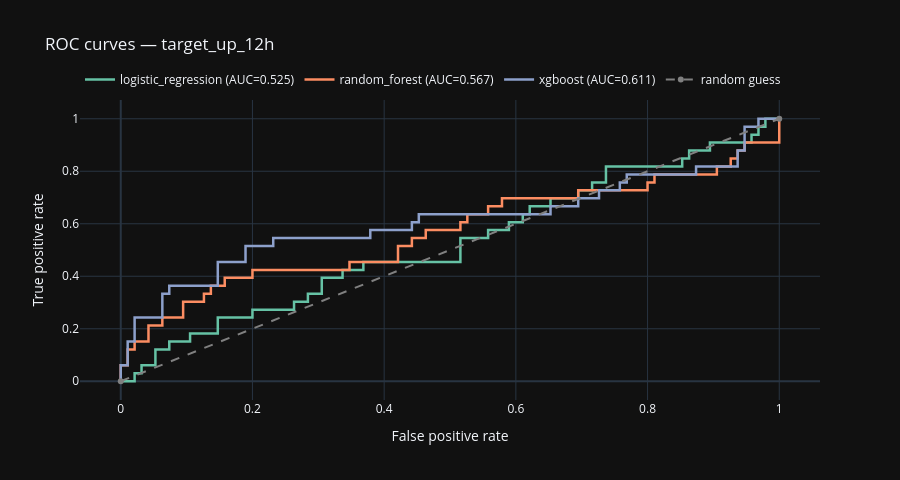

The code cell stored with this chart in its notebook:
### Markdown cell above
### Part 6a: train & compare (12h target)

**What I look for:** which model has the best ROC AUC on the **test** slice, and whether ROC curves hug the diagonal (weak model).

### Code cell
# Define target column and feature set
TARGET = "target_up_12h"
feature_cols = FEATURE_COLUMNS.copy()

# Drop rows with missing target values
tr = train_df.dropna(subset=[TARGET])
te = test_df.dropna(subset=[TARGET])

# Split into features (X) and labels (y)
X_train, y_train = tr[feature_cols], tr[TARGET].astype(int)
X_test, y_test = te[feature_cols], te[TARGET].astype(int)

# Build candidate models to compare
candidates = build_candidate_models()

metrics_rows = []
roc_fig = go.Figure()
colors = px.colors.qualitative.Set2

# Train and evaluate each model
for i, (name, pipe) in enumerate(candidates.items()):
    pipe.fit(X_train, y_train)  # train model
    
    prob = pipe.predict_proba(X_test)[:, 1]  # predicted probability of class 1
    
    m = evaluate_model(pipe, X_test, y_test)  # compute evaluation metrics
    metrics_rows.append({"model": name, **m})
    
    # Compute ROC curve (skip if invalid)
    try:
        fpr, tpr, _ = roc_curve(y_test, prob)
    except ValueError:
        continue
    
    # Add ROC curve for this model
    roc_fig.add_trace(
        go.Scatter(
            x=fpr,
            y=tpr,
            name=f"{name} (AUC={m['roc_auc']:.3f})",
            line=dict(width=2.5, color=colors[i % len(colors)]),
        )
    )

# Rank models by ROC AUC
metrics_df = pd.DataFrame(metrics_rows).sort_values("roc_auc", ascending=False, na_position="last")

# Display evaluation results
display(Markdown("**Test-set metrics (sorted by ROC AUC)**"))
display(metrics_df.round(4))

# Add baseline (random guessing) line to ROC plot
roc_fig.add_trace(go.Scatter(x=[0, 1], y=[0, 1], name="random guess", line=dict(dash="dash", color="gray")))

# Finalize ROC plot layout
roc_fig.update_layout(
    title="ROC curves — " + TARGET,
    template=PLOT_TEMPLATE,
    xaxis_title="False positive rate",
    yaxis_title="True positive rate",
    height=480,
    legend=dict(orientation="h", yanchor="bottom", y=1.02),
)
roc_fig.show()

# Print best performing model on this split
best_name = metrics_df.iloc[0]["model"]
print("Winner on this split (by ROC AUC):", best_name)

### Figure 1 — Plotly figure (JSON) as saved in the notebook; plotly's stock layout.template omitted (floating-point values rounded to 4 significant figures)
{"data": [{"line": {"color": "rgb(102,194,165)", "width": 2.5}, "name": "logistic_regression (AUC=0.525)", "type": "scatter", "x": [0.0, 0.01053, 0.02105, 0.02105, 0.03158, 0.03158, 0.05263, 0.05263, 0.07368, 0.07368, 0.1053, 0.1053, 0.1474, 0.1474, 0.2, 0.2, 0.2632, 0.2632, 0.2842, 0.2842, 0.3053, 0.3053, 0.3368, 0.3368, 0.3684, 0.3684, 0.5158, 0.5158, 0.5579, 0.5579, 0.5895, 0.5895, 0.6105, 0.6105, 0.6211, 0.6211, 0.6526, 0.6526, 0.6947, 0.6947, 0.7158, 0.7158, 0.7368, 0.7368, 0.8526, 0.8526, 0.8632, 0.8632, 0.8947, 0.8947, 0.9579, 0.9579, 0.9684, 0.9684, 0.9789, 0.9789, 1.0], "y": [0.0, 0.0, 0.0, 0.0303, 0.0303, 0.06061, 0.06061, 0.1212, 0.1212, 0.1515, 0.1515, 0.1818, 0.1818, 0.2424, 0.2424, 0.2727, 0.2727, 0.303, 0.303, 0.3333, 0.3333, 0.3939, 0.3939, 0.4242, 0.4242, 0.4545, 0.4545, 0.5455, 0.5455, 0.5758, 0.5758, 0.6061, 0.6061, 0.6364, 0.6364, 0.6667, 0.6667, 0.697, 0.697, 0.7273, 0.7273, 0.7576, 0.7576, 0.8182, 0.8182, 0.8485, 0.8485, 0.8788, 0.8788, 0.9091, 0.9091, 0.9394, 0.9394, 0.9697, 0.9697, 1.0, 1.0]}, {"line": {"color": "rgb(252,141,98)", "width": 2.5}, "name": "random_forest (AUC=0.567)", "type": "scatter", "x": [0.0, 0.0, 0.0, 0.01053, 0.01053, 0.02105, 0.02105, 0.04211, 0.04211, 0.06316, 0.06316, 0.09474, 0.09474, 0.1263, 0.1263, 0.1368, 0.1368, 0.1579, 0.1579, 0.2, 0.2, 0.3474, 0.3474, 0.4211, 0.4211, 0.4421, 0.4421, 0.4632, 0.4632, 0.5158, 0.5158, 0.5263, 0.5263, 0.5579, 0.5579, 0.5789, 0.5789, 0.6947, 0.6947, 0.8, 0.8, 0.8105, 0.8105, 0.9053, 0.9053, 0.9263, 0.9263, 0.9368, 0.9368, 0.9474, 0.9474, 1.0, 1.0], "y": [0.0, 0.0303, 0.06061, 0.06061, 0.1212, 0.1212, 0.1515, 0.1515, 0.2121, 0.2121, 0.2424, 0.2424, 0.303, 0.303, 0.3333, 0.3333, 0.3636, 0.3636, 0.3939, 0.3939, 0.4242, 0.4242, 0.4545, 0.4545, 0.5152, 0.5152, 0.5455, 0.5455, 0.5758, 0.5758, 0.6061, 0.6061, 0.6364, 0.6364, 0.6667, 0.6667, 0.697, 0.697, 0.7273, 0.7273, 0.7576, 0.7576, 0.7879, 0.7879, 0.8182, 0.8182, 0.8485, 0.8485, 0.8788, 0.8788, 0.9091, 0.9091, 1.0]}, {"line": {"color": "rgb(141,160,203)", "width": 2.5}, "name": "xgboost (AUC=0.611)", "type": "scatter", "x": [0.0, 0.0, 0.0, 0.01053, 0.01053, 0.02105, 0.02105, 0.06316, 0.06316, 0.07368, 0.07368, 0.1474, 0.1474, 0.1895, 0.1895, 0.2316, 0.2316, 0.3789, 0.3789, 0.4421, 0.4421, 0.4526, 0.4526, 0.6526, 0.6526, 0.6947, 0.6947, 0.7263, 0.7263, 0.7579, 0.7579, 0.7684, 0.7684, 0.8737, 0.8737, 0.9368, 0.9368, 0.9474, 0.9474, 0.9684, 0.9684, 1.0], "y": [0.0, 0.0303, 0.06061, 0.06061, 0.1515, 0.1515, 0.2424, 0.2424, 0.3333, 0.3333, 0.3636, 0.3636, 0.4545, 0.4545, 0.5152, 0.5152, 0.5455, 0.5455, 0.5758, 0.5758, 0.6061, 0.6061, 0.6364, 0.6364, 0.6667, 0.6667, 0.697, 0.697, 0.7273, 0.7273, 0.7576, 0.7576, 0.7879, 0.7879, 0.8182, 0.8182, 0.8788, 0.8788, 0.9697, 0.9697, 1.0, 1.0]}, {"line": {"color": "gray", "dash": "dash"}, "name": "random guess", "type": "scatter", "x": [0, 1], "y": [0, 1]}], "layout": {"height": 480, "legend": {"orientation": "h", "y": 1.02, "yanchor": "bottom"}, "title": {"text": "ROC curves — target_up_12h"}, "xaxis": {"title": {"text": "False positive rate"}}, "yaxis": {"title": {"text": "True positive rate"}}}}
